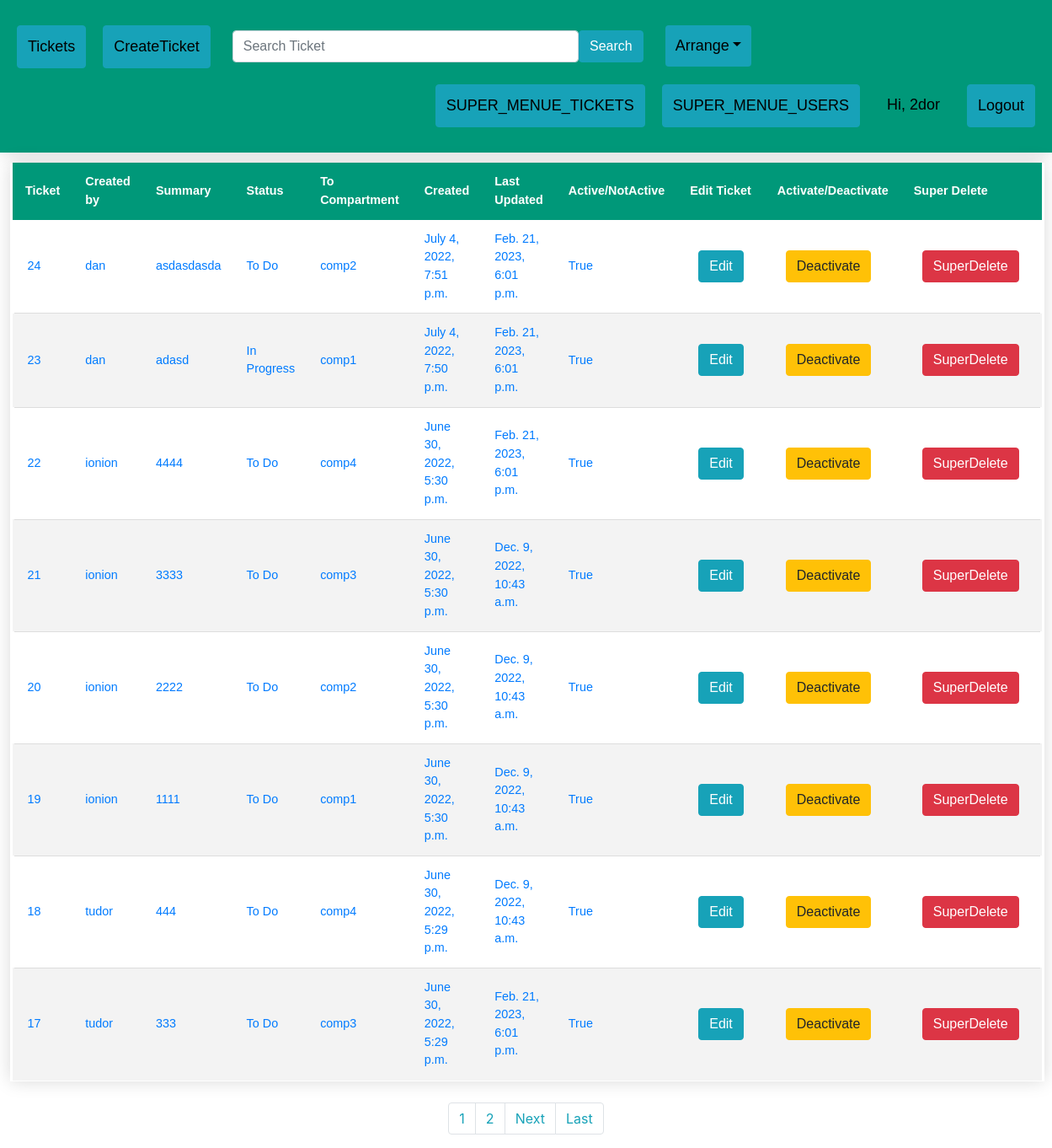
The app's page /SuperMenueTickets/ (signed in) with its own data.
### ticketApp/models.py (models this page shows)
class Ticket(models.Model):
	title = models.CharField(max_length=100)
	assignee = models.ForeignKey(User, null=True, blank=True, on_delete=models.CASCADE)
	status = models.CharField(max_length=25, choices=TicketStatus.choices, default=TicketStatus.TO_DO)
	compartment = models.CharField(max_length=25, choices=Compartiment.choices, default=None, null=False, blank=False)
	description = models.TextField()
	created_at = models.DateTimeField('created at', auto_now_add=True)
	updated_at = models.DateTimeField('updated at', auto_now=True)
	active = models.BooleanField(default=1)

### ticketApp/views.py (the view)
# urls.py: path('SuperMenueTickets/', views.super_menue_tickets, name='super_menue_tickets'),
@login_required
def super_menue_tickets(request):
	if request.user.is_superuser:
		p = Paginator(Ticket.objects.order_by('-created_at'), 8)
		page = request.GET.get('page')
		tickets = p.get_page(page)
		return render(request, 'super_menue_tickets.html', {'tickets': tickets})

### ticketApp/templates/super_menue_tickets.html (shortened to what this page needs)
{% extends 'base.html' %}
{% block content %}
<table class="styled-table" content="width=device-width, initial-scale=1, maximum-scale=1, minimum-scale=1">
    <thead>
    <tr>
        {% if user.is_superuser %}
        <th>Ticket</th>
        <th>Created by</th>
        <th>Summary</th>
        <th>Status</th>
        <th>To Compartment</th>
        <th>Created</th>
        <th>Last Updated</th>
        <th>Active/NotActive</th>
        <th>Edit Ticket</th>
        <th>Activate/Deactivate</th>
        <th>Super Delete</th>
        {% endif %}
    </tr>
    </thead>
    {% if user.is_authenticated %}
    <tbody>
    {% for ticket in tickets %}
    {% if user.is_superuser %}
    <tr>
        <td><a href="/ticket/{{ticket.id}}">{{ticket.id}}</a></td>
        <td><a href="/ticket/{{ticket.id}}">{{ticket.assignee}}</a></td>
        <td><a href="/ticket/{{ticket.id}}">{{ticket.title}}</a></td>
        <td><a href="/ticket/{{ticket.id}}">{{ticket.status}}</a></td>
        <td><a href="/ticket/{{ticket.id}}">{{ticket.compartment}}</a></td>
        <td><a href="/ticket/{{ticket.id}}">{{ticket.created_at}}</a></td>
        <td><a href="/ticket/{{ticket.id}}">{{ticket.updated_at}}</a></td>
        <td><a href="/ticket/{{ticket.id}}">{{ticket.active}}</a></td>
        <td><a href="{% url 'EditTicket' ticket.id %}" style="margin:10px;" class="btn btn-info">Edit</a></td>
        {% if ticket.active == True %}
        <td><a href="{% url 'DeactivateTicket' ticket.id %}" style="margin:10px;" class="btn btn-warning">Deactivate</a></td>
        {% else %}
        <td><a href="{% url 'ActiveTicket' ticket.id %}" style="margin:10px;" class="btn btn-success">Activate</a></td>
        {% endif %}
        <td><a href="{% url 'DeleteTicket' ticket.id %}" style="margin:10px;" class="btn btn-danger">SuperDelete</a></td>
    </tr>
    {% endif %}
    {% endfor %}
    </tbody>
    {% endif %}
</table>
<nav aria-label="..." class="">
        <ul class="pagination justify-content-center">
            {% for i in tickets.paginator.page_range %}
            {% if i == product_list.number %}
            <li class="page-item active"><a class="page-link bg-info">{{i}}</a></li>
            {% else %}
            <li class="page-item "><a class="page-link text-info" href="?page={{i}}">{{i}}</a></li>
            {% endif %}
            {% endfor %}
            {% if tickets.has_next %}
            <li class="page-item">
                <a class="page-link text-info" href="?page={{ tickets.next_page_number }}">Next</a>
            </li>
            <li class="page-item"><a class="page-link text-info" href="?page={{ tickets.paginator.num_pages }}">Last
                    </a></li>
            {% endif %}
        </ul>
      </nav>
{% endblock %}

### ticketApp/templates/base.html (shortened to what this page needs)
<!DOCTYPE html>
<html>
<head>
    {% load static %}
    <link rel="stylesheet" href="https://stackpath.bootstrapcdn.com/bootstrap/4.4.1/css/bootstrap.min.css"
>
    <link rel="stylesheet" type="text/css" href="{% static 'css/style.css' %}">
</head>
<body>
<div class="header">
    <a href="{% url 'index' %}" style="margin:10px;" class="btn btn-info">Tickets</a>
    {% if user.is_authenticated %}
    <a href="{% url 'CreateTicket' %}" style="margin:10px;" class="btn btn-info">CreateTicket</a>
    <form style="margin:10px;" class="d-flex" method="GET" action="{% url 'searches' %}">
        <input class="form-control me-2" type="search" placeholder="Search Ticket" aria-label="Search" name="search"
               required>
        <button class="btn btn-info" type="submit">Search</button>
    </form>
        <a class="nav-link dropdown-toggle btn-info" style="margin:10px;" href="#"   data-bs-toggle="dropdown" >Arrange</a>
    {% endif %}
    <div class="header-right">
        {% if user.is_authenticated %}
        {% if user.is_superuser %}
        <a class="btn btn-info" href="{% url 'super_menue_tickets' %}" style="margin:10px;">SUPER_MENUE_TICKETS</a>
        <a class="btn btn-info" href="{% url 'super_menue_users' %}" style="margin:10px;">SUPER_MENUE_USERS</a>
        {% endif %}
        <a style="margin:10px;">Hi, {{ request.user.username|title }}</a>
        <a class="btn btn-info" href="/logout_request" style="margin:10px;">Logout</a>
        {% else %}
        <a href="{% url 'login_request' %}" class="btn btn-info">Login</a>
        {% endif %}
    </div>
</div>
<div id="body">
    {% block content %}{% endblock %}
</div>
</body>
</html>

### ticketApp/static/css/style.css (style rules this page uses)
.header { overflow: hidden; background-color: #009879; padding: 20px 10px; min-width: 200px; box-shadow: 0 0 20px rgba(0, 0, 0, 0.15); }
.header a { float: left; color: black; text-align: center; padding: 12px; text-decoration: none; font-size: 18px; font-family: sans-serif; line-height: 25px; border-radius: 4px; }
.header-right { float: right; }
.d-flex { float: left; width: 500px; text-align: center; font-family: sans-serif; line-height: 25px; padding: 6px; }
.styled-table { border-collapse: collapse; margin: 25px 0; width:98%; margin-top: 1%; margin-left:1%; margin-right:1%; font-size: 0.9em; font-family: sans-serif; min-width: 200px; box-shadow: 0 0 20px rgba(0, 0, 0, 0.15); }
.styled-table thead tr { background-color: #009879; color: #ffffff; text-align: left; }
.styled-table th, .styled-table td { padding: 12px 15px; }
.styled-table tbody tr { border-bottom: 1px solid #dddddd; }
.styled-table tbody tr:nth-of-type(even) { background-color: #f3f3f3; }
.styled-table tbody tr:last-of-type { border-bottom: 2px solid transparent; }
.styled-table tbody tr { border-right: 5px solid transparent; border-left: 5px solid transparent; }

### records on screen
Ticket: id "24", assignee "dan", title "asdasdasda", status "To Do", compartment "comp2", created_at "July 4, 2022, 7:51 p.m.", updated_at "Feb. 21, 2023, 6:01 p.m.", active "True", shows "Deactivate"
Ticket: id "23", assignee "dan", title "adasd", status "In Progress", compartment "comp1", created_at "July 4, 2022, 7:50 p.m.", updated_at "Feb. 21, 2023, 6:01 p.m.", active "True", shows "Deactivate"
Ticket: id "22", assignee "ionion", title "4444", status "To Do", compartment "comp4", created_at "June 30, 2022, 5:30 p.m.", updated_at "Feb. 21, 2023, 6:01 p.m.", active "True", shows "Deactivate"
Ticket: id "21", assignee "ionion", title "3333", status "To Do", compartment "comp3", created_at "June 30, 2022, 5:30 p.m.", updated_at "Dec. 9, 2022, 10:43 a.m.", active "True", shows "Deactivate"
Ticket: id "20", assignee "ionion", title "2222", status "To Do", compartment "comp2", created_at "June 30, 2022, 5:30 p.m.", updated_at "Dec. 9, 2022, 10:43 a.m.", active "True", shows "Deactivate"
Ticket: id "19", assignee "ionion", title "1111", status "To Do", compartment "comp1", created_at "June 30, 2022, 5:30 p.m.", updated_at "Dec. 9, 2022, 10:43 a.m.", active "True", shows "Deactivate"
Ticket: id "18", assignee "tudor", title "444", status "To Do", compartment "comp4", created_at "June 30, 2022, 5:29 p.m.", updated_at "Dec. 9, 2022, 10:43 a.m.", active "True", shows "Deactivate"
Ticket: id "17", assignee "tudor", title "333", status "To Do", compartment "comp3", created_at "June 30, 2022, 5:29 p.m.", updated_at "Feb. 21, 2023, 6:01 p.m.", active "True", shows "Deactivate"

### other values on screen
{{ request.user.username|title }} "2dor"
{{ i }} "1" "2"
